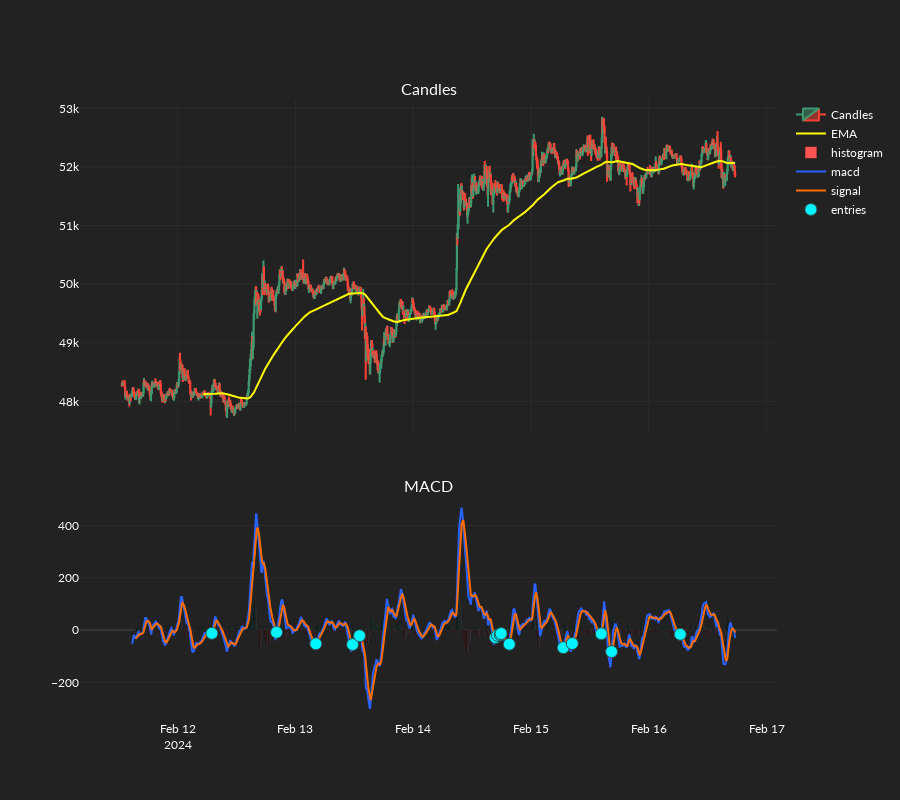

This figure's notebook cell:
### Code cell
fig = go.Figure()
datetimes = candles[:, CandleBodyType.Timestamp].astype("datetime64[ms]")
fig = make_subplots(
    cols=1,
    rows=2,
    shared_xaxes=True,
    subplot_titles=["Candles", "MACD"],
    row_heights=[0.6, 0.4],
    vertical_spacing=0.1,
)
# Candlestick chart for pricing
fig.append_trace(
    go.Candlestick(
        x=datetimes,
        open=candles[:, CandleBodyType.Open],
        high=candles[:, CandleBodyType.High],
        low=candles[:, CandleBodyType.Low],
        close=candles[:, CandleBodyType.Close],
        name="Candles",
    ),
    col=1,
    row=1,
)
fig.append_trace(
    go.Scatter(
        x=datetimes,
        y=ema,
        name="EMA",
        line_color="yellow",
    ),
    col=1,
    row=1,
)
ind_shift = np.roll(histogram, 1)
ind_shift[0] = np.nan
colors = np.where(
    histogram >= 0,
    np.where(ind_shift < histogram, "#26A69A", "#B2DFDB"),
    np.where(ind_shift < histogram, "#FFCDD2", "#FF5252"),
)
fig.append_trace(
    go.Bar(
        x=datetimes,
        y=histogram,
        name="histogram",
        marker_color=colors,
    ),
    row=2,
    col=1,
)
fig.append_trace(
    go.Scatter(
        x=datetimes,
        y=macd,
        name="macd",
        line_color="#2962FF",
    ),
    row=2,
    col=1,
)
fig.append_trace(
    go.Scatter(
        x=datetimes,
        y=signal,
        name="signal",
        line_color="#FF6D00",
    ),
    row=2,
    col=1,
)
fig.append_trace(
    go.Scatter(
        x=datetimes,
        y=entry_signals,
        mode="markers",
        name="entries",
        marker=dict(
            size=12,
            symbol="circle",
            color="#00F6FF",
            line=dict(
                width=1,
                color="DarkSlateGrey",
            ),
        ),
    ),
    row=2,
    col=1,
)
# Update options and show plot
fig.update_layout(height=800, xaxis_rangeslider_visible=False)
fig.show()

### Figure 1 — Plotly figure (JSON) as saved in the notebook; plotly's stock layout.template omitted (floating-point values rounded to 4 significant figures; data arrays with more than 128 entries replaced by an {"elided": "..."} marker saying what was removed)
{"data": [{"close": {"elided": "1500 float values"}, "high": {"elided": "1500 float values"}, "low": {"elided": "1500 float values"}, "name": "Candles", "open": {"elided": "1500 float values"}, "type": "candlestick", "x": {"elided": "1500 str values"}, "xaxis": "x", "yaxis": "y"}, {"line": {"color": "yellow"}, "name": "EMA", "type": "scatter", "x": {"elided": "1500 str values"}, "xaxis": "x", "y": {"elided": "1500 float values"}, "yaxis": "y"}, {"marker": {"color": {"elided": "1500 str values"}}, "name": "histogram", "type": "bar", "x": {"elided": "1500 str values"}, "xaxis": "x2", "y": {"elided": "1500 float values"}, "yaxis": "y2"}, {"line": {"color": "#2962FF"}, "name": "macd", "type": "scatter", "x": {"elided": "1500 str values"}, "xaxis": "x2", "y": {"elided": "1500 float values"}, "yaxis": "y2"}, {"line": {"color": "#FF6D00"}, "name": "signal", "type": "scatter", "x": {"elided": "1500 str values"}, "xaxis": "x2", "y": {"elided": "1500 float values"}, "yaxis": "y2"}, {"marker": {"color": "#00F6FF", "line": {"color": "DarkSlateGrey", "width": 1}, "size": 12, "symbol": "circle"}, "mode": "markers", "name": "entries", "type": "scatter", "x": {"elided": "1500 str values"}, "xaxis": "x2", "y": {"elided": "1500 float values"}, "yaxis": "y2"}], "layout": {"annotations": [{"font": {"size": 16}, "showarrow": false, "text": "Candles", "x": 0.5, "xanchor": "center", "xref": "paper", "y": 1, "yanchor": "bottom", "yref": "paper"}, {"font": {"size": 16}, "showarrow": false, "text": "MACD", "x": 0.5, "xanchor": "center", "xref": "paper", "y": 0.36, "yanchor": "bottom", "yref": "paper"}], "height": 800, "xaxis": {"anchor": "y", "domain": [0, 1], "matches": "x2", "rangeslider": {"visible": false}, "showticklabels": false}, "xaxis2": {"anchor": "y2", "domain": [0, 1]}, "yaxis": {"anchor": "x", "domain": [0.46, 1]}, "yaxis2": {"anchor": "x2", "domain": [0, 0.36]}}}
